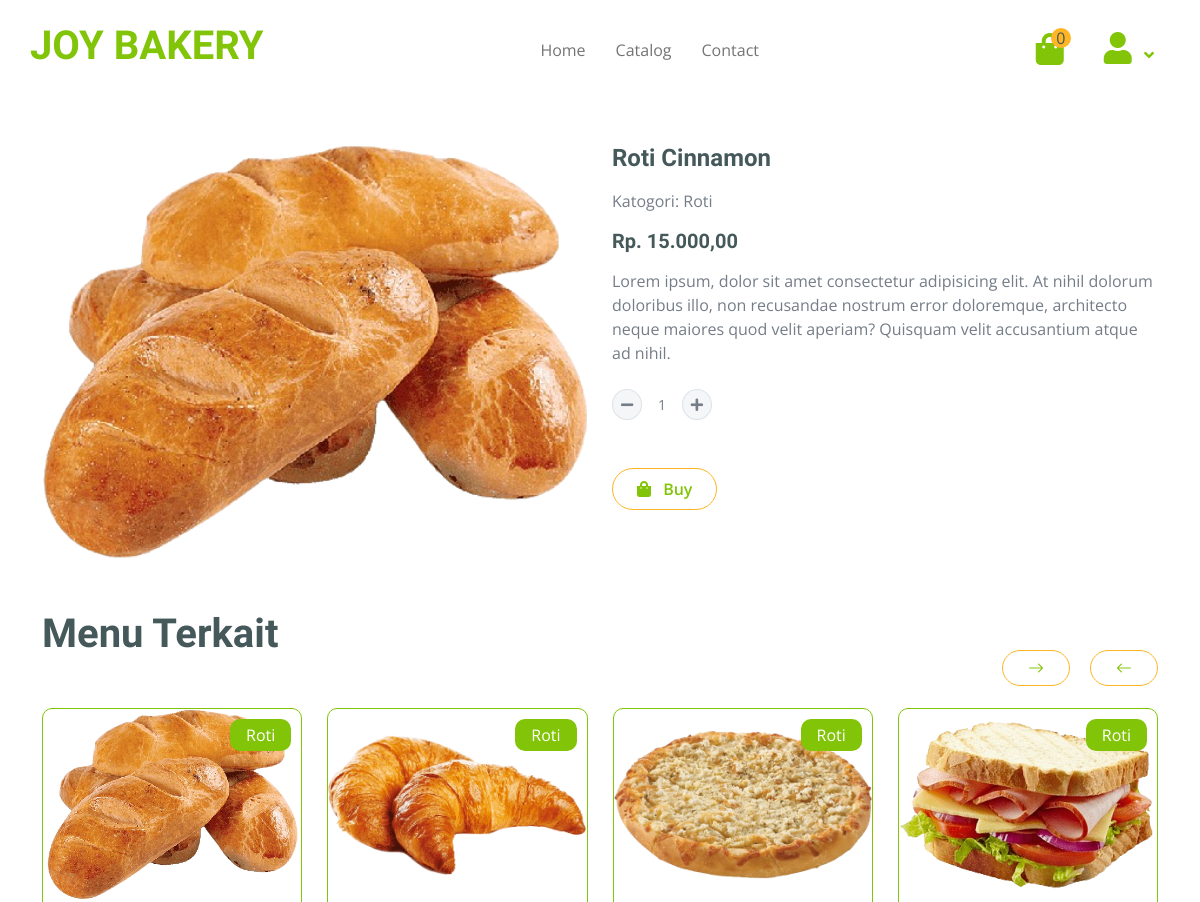
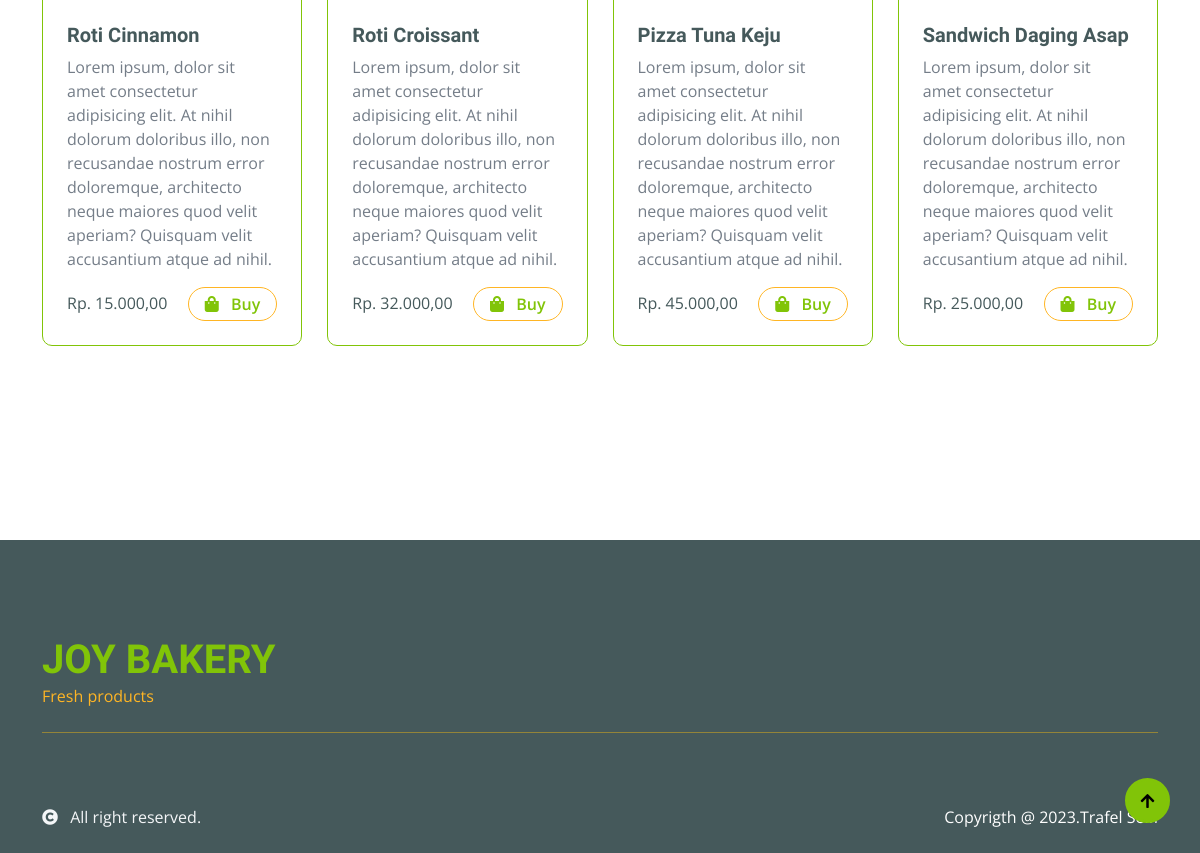
/details.php?id_produk=28, run on an earlier commit of the app's database (2 pictures, top to bottom).
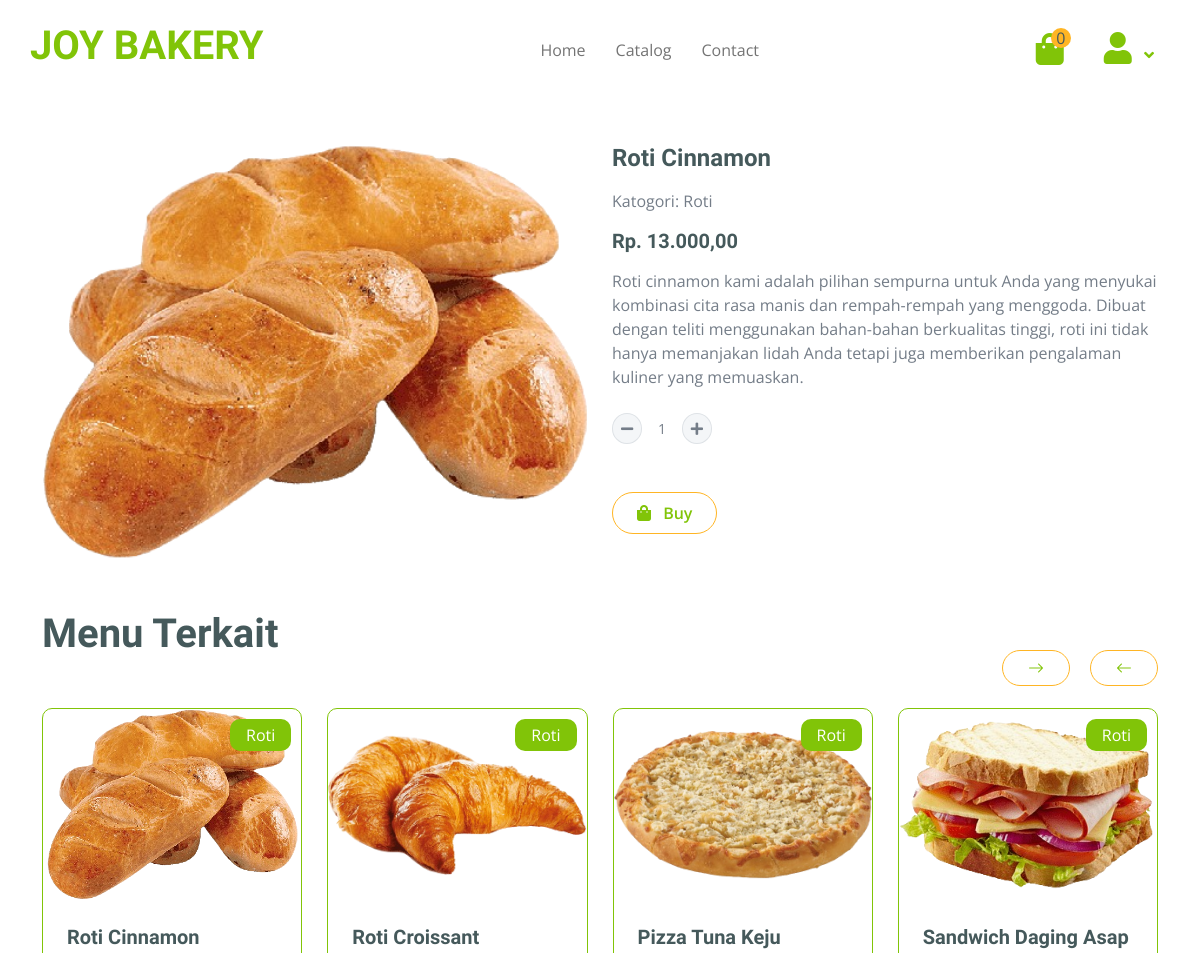
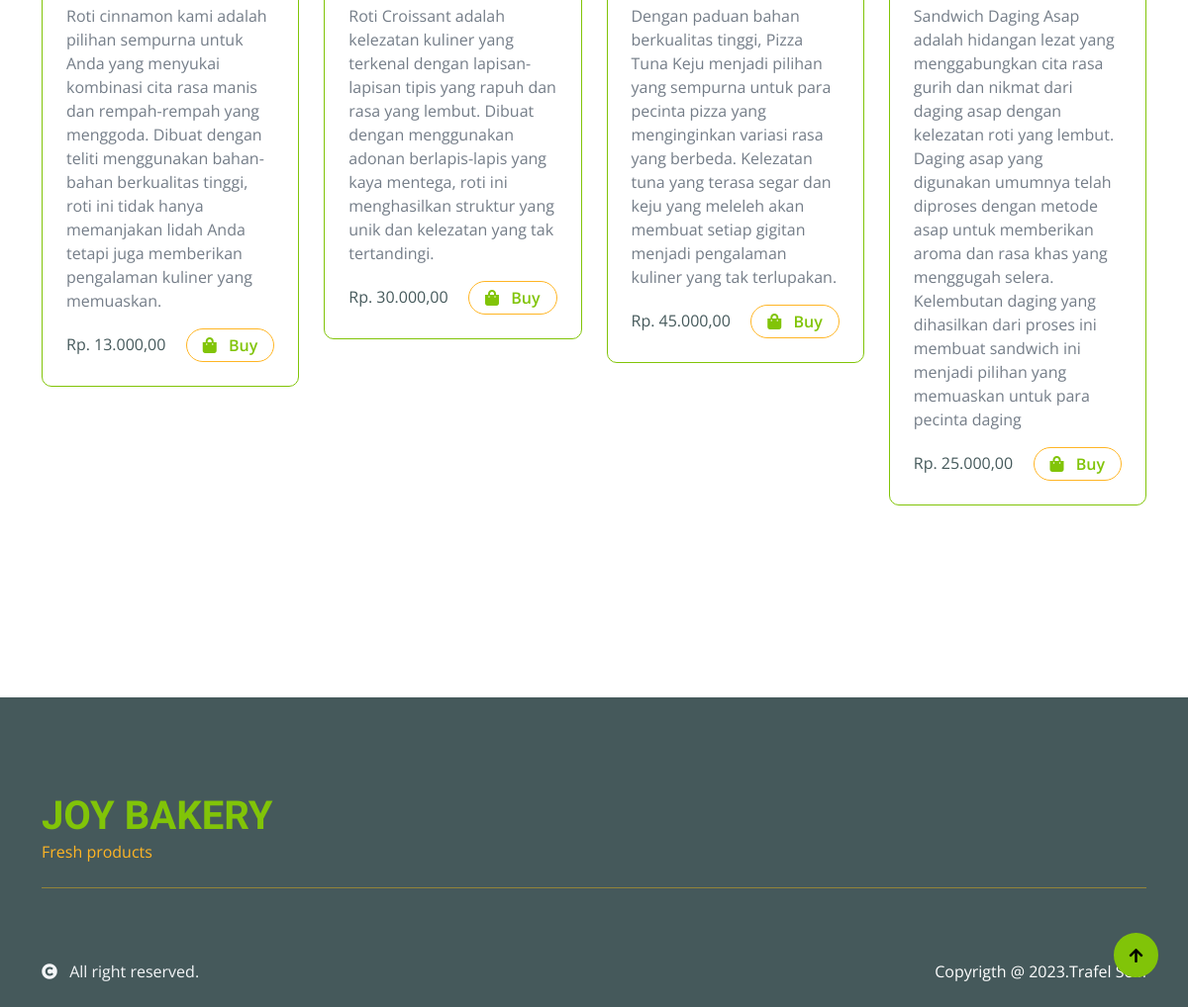
And on a later commit of the database (2 pictures, top to bottom).
### tables this page shows
CREATE TABLE `produk` (
  `id_produk` int(11) NOT NULL,
  `nama_produk` varchar(64) NOT NULL,
  `deskripsi_produk` text NOT NULL,
  `jenis_produk` varchar(64) NOT NULL,
  `stok` int(50) NOT NULL,
  `harga` int(50) NOT NULL,
  `gambar` varchar(64) NOT NULL,
  `best` tinyint(1) NOT NULL DEFAULT 0
);

### details.php (the view, shortened to what this page needs)
<?php
include("./db/conn.php");
$id_produk = $_GET['id_produk'];
$query = "SELECT * FROM produk WHERE id_produk = '$id_produk'";
$result = mysqli_query($conn, $query);
$id_details = mysqli_fetch_assoc($result);
$result = mysqli_query($conn, "SELECT * FROM produk");
$rows = [];
while ($row = mysqli_fetch_assoc($result)) {
    if ($row['jenis_produk'] == $id_details['jenis_produk']) {
        $rows[] = $row;
    }
}
?>
<?php include("./comp/header.php"); ?>
<?php include("./comp/navbar.php"); ?>
<div class="container-fluid py-5 mt-5">
    <div class="container py-5">
        <div class="row g-4 mb-5">
            <div class="col">
                <div class="row g-4">
                    <div class="col-lg-6">
                        <div class="">
                            <a href="#">
                                <img class="w-100" src="admin/asset/img/produk/<?= $id_details['gambar']; ?>"
                                    class="img-fluid rounded" alt="Image">
                            </a>
                        </div>
                    </div>
                    <div action="" class="col-lg-6">
                        <h4 class="fw-bold mb-3" id="namaProduk" :>
                            <?= $id_details['nama_produk']; ?>
                        </h4>
                        <p class="mb-3">Katogori:
                            <?= $id_details['jenis_produk']; ?>
                        </p>
                        <h5 class="fw-bold mb-3">Rp.
                            <?= number_format($id_details['harga'], 2, ",", ".") ?>
                        </h5>
                        <p class="mb-4">
                            <?= $id_details['deskripsi_produk']; ?>
                        </p>
                        <div class="input-group quantity mb-5" style="width: 100px;">
                            <div class="input-group-btn">
                                <button class="btn btn-sm btn-minus rounded-circle bg-light border">
                                    <i class="fa fa-minus"></i>
                                </button>
                            </div>
                            <input type="text" class="form-control form-control-sm text-center border-0
                            " value="1"
                                id="jumlahProduk">
                            <div class="input-group-btn">
                                <button class="btn btn-sm btn-plus rounded-circle bg-light border">
                                    <i class="fa fa-plus"></i>
                                </button>
                            </div>
                        </div>
                        <div bs-id="<?= $id_details['id_produk']; ?>"
                            class="btn border border-secondary rounded-pill px-4 py-2 mb-4 text-primary"
                            id="addPesanan"><i class="fa fa-shopping-bag me-2 text-primary"></i> Buy</div>
                    </div>
                </div>
            </div>
        </div>
        <h1 class="fw-bold mb-0">Menu Terkait</h1>
        <div class="vesitable">
            <div class="owl-carousel vegetable-carousel justify-content-center">
                <?php foreach ($rows as $produk): ?>
                    <div class="border border-primary rounded position-relative vesitable-item">
                        <div class="vesitable-img">
                            <img src="admin/asset/img/produk/<?= $produk['gambar']; ?>" class="img-fluid w-100 rounded-top" alt="">
                        </div>
                        <div class="text-white bg-primary px-3 py-1 rounded position-absolute"
                            style="top: 10px; right: 10px;object-fit:cover;">
                            <?= $produk['jenis_produk']; ?>
                        </div>
                        <div class="p-4 pb-0 rounded-bottom">
                            <h5>
                                <?= $produk['nama_produk']; ?>
                            </h5>
                            <p>
                                <?= $produk['deskripsi_produk']; ?>
                            </p>
                            <div class="d-flex justify-content-between flex-lg-wrap">
                                <div class="text-dark mt-1">Rp.
                                    <?= number_format($produk['harga'], 2, ",", ".") ?>
                                </div>
                                <a href="./details.php?id_produk=<?= $produk['id_produk']; ?>"
                                    class="btn border border-secondary rounded-pill px-3 py-1 mb-4 text-primary"><i
                                        class="fa fa-shopping-bag me-2 text-primary"></i> Buy</a>
                            </div>
                        </div>
                    </div>
                <?php endforeach; ?>
            </div>
        </div>
    </div>
</div>
<?php include("./comp/footer.php"); ?>

What changed in the data, as far as the page shows it:
changed produk "Roti Cinnamon": harga "15.000,00" → "13.000,00"; deskripsi_produk "Lorem ipsum, dolor sit amet consectetur adipisicing elit. At nihil dolorum doloribus illo, non recusandae nostrum error doloremque, architecto neque maiores quod velit aperiam? Quisquam velit accusantium atque ad nihil." → "Roti cinnamon kami adalah pilihan sempurna untuk Anda yang menyukai kombinasi cita rasa manis dan rempah-rempah yang menggoda. Dibuat dengan teliti menggunakan bahan-bahan berkualitas tinggi, roti ini tidak hanya memanjakan lidah Anda tetapi juga memberikan pengalaman kuliner yang memuaskan."
changed produk "Roti Croissant": deskripsi_produk "Lorem ipsum, dolor sit amet consectetur adipisicing elit. At nihil dolorum doloribus illo, non recusandae nostrum error doloremque, architecto neque maiores quod velit aperiam? Quisquam velit accusantium atque ad nihil." → "Roti Croissant adalah kelezatan kuliner yang terkenal dengan lapisan-lapisan tipis yang rapuh dan rasa yang lembut. Dibuat dengan menggunakan adonan berlapis-lapis yang kaya mentega, roti ini menghasilkan struktur yang unik dan kelezatan yang tak tertandingi."; harga "32.000,00" → "30.000,00"
changed produk "Pizza Tuna Keju": deskripsi_produk "Lorem ipsum, dolor sit amet consectetur adipisicing elit. At nihil dolorum doloribus illo, non recusandae nostrum error doloremque, architecto neque maiores quod velit aperiam? Quisquam velit accusantium atque ad nihil." → "Dengan paduan bahan berkualitas tinggi, Pizza Tuna Keju menjadi pilihan yang sempurna untuk para pecinta pizza yang menginginkan variasi rasa yang berbeda. Kelezatan tuna yang terasa segar dan keju yang meleleh akan membuat setiap gigitan menjadi pengalaman kuliner yang tak terlupakan."
changed produk "Sandwich Daging Asap": deskripsi_produk "Lorem ipsum, dolor sit amet consectetur adipisicing elit. At nihil dolorum doloribus illo, non recusandae nostrum error doloremque, architecto neque maiores quod velit aperiam? Quisquam velit accusantium atque ad nihil." → "Sandwich Daging Asap adalah hidangan lezat yang menggabungkan cita rasa gurih dan nikmat dari daging asap dengan kelezatan roti yang lembut. Daging asap yang digunakan umumnya telah diproses dengan metode asap untuk memberikan aroma dan rasa khas yang menggugah selera. Kelembutan daging yang dihasilkan dari proses ini membuat sandwich ini menjadi pilihan yang memuaskan untuk para pecinta daging"
